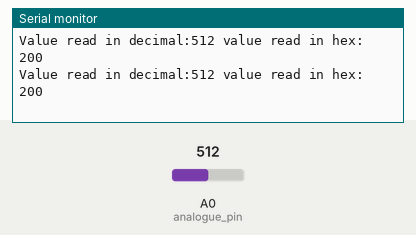
Simulated run of this sketch. Board: Arduino Uno, built with avr-gcc and run on an emulated ATmega328P. Shown: the last lines printed to the serial monitor. The inputs (shaded band) are chosen by the test bench; at power-on: A0 (analogue_pin) = 512.

Above: at 1.8 s.
1.9 s: A0 (analogue_pin) set to 716
At 2.8 s:
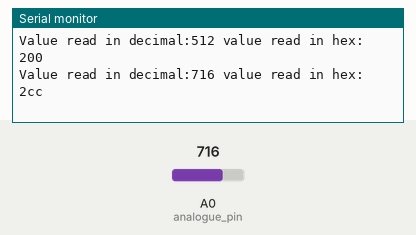
4.5 s: A0 (analogue_pin) set to 511
At 5.6 s:
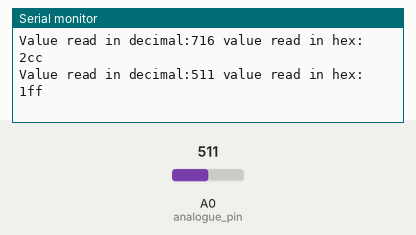
7.5 s: A0 (analogue_pin) set to 122
At 8.8 s:
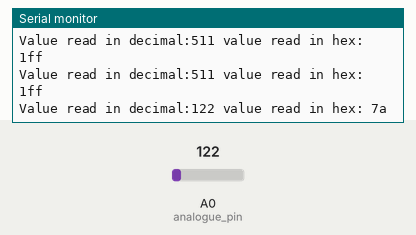

The sketch:

_7053275_Arun_Kuttiyara_Varghese_Lab5_Task3.ino
```cpp
/*
  7053275_Arun_Kuttiyara_Varghese_Lab5_Task3
  Program to print value read from analogue pin , in decimal and hex format
 */

// pin 14 have the capability to play tone function in Adruino.
int8_t analogue_pin = 14;

int input_v;

char strBuffer[100];


// the setup routine runs once when you press reset:
void setup() {
 //enabling serial printing
 Serial.begin(9600);
}

//the loop routine runs over and over again forever:
void loop() {
input_v= analogRead(analogue_pin);
sprintf(strBuffer,"Value read in decimal:%d value read in hex: %x \n",input_v,input_v);
Serial.print(strBuffer);
delay(1000);
}
```

Measured:
- after the input at 1.9 s, the serial monitor: prints a new line after 0.10 s (image 1)
- after the input at 4.5 s, the serial monitor: prints a new line after 0.51 s (image 2)
- after the input at 7.5 s, the serial monitor: prints a new line after 0.51 s (image 3)
